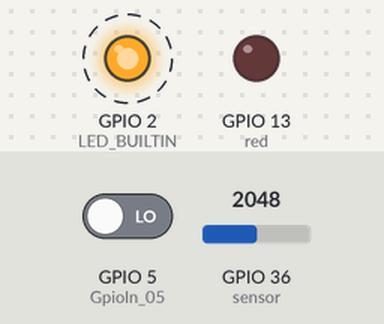
A sketch run on a simulated ESP32. On the bench: output pins drawn as LEDs (lit = HIGH). Dashed ring = blinking. Inputs (shaded band) come from the test bench; at power-on: GPIO 5 (GpioIn_05) LOW, GPIO 36 (sensor) = 2048. What the sketch prints to the serial monitor is not drawn.

Above: at 1.2 s.
1.3 s: GPIO 5 (GpioIn_05) driven HIGH
At 2.1 s:
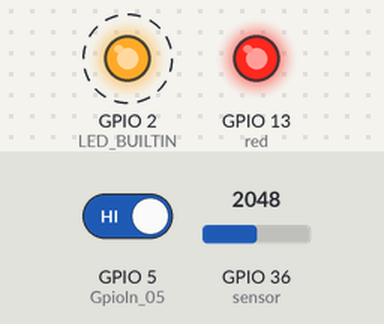
4.3 s: GPIO 5 (GpioIn_05) driven LOW
At 5.2 s:
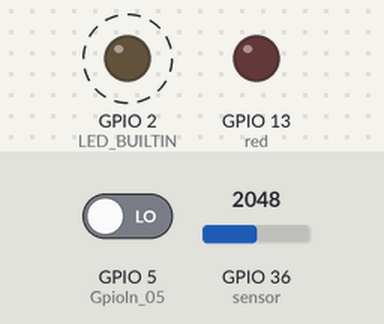
8.8 s: GPIO 5 (GpioIn_05) driven HIGH
At 9.9 s:
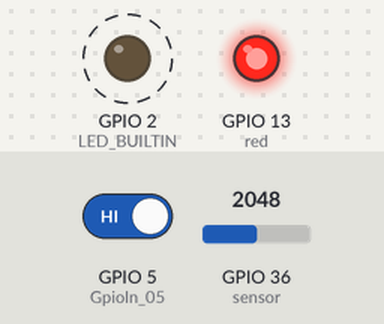
11.8 s: GPIO 5 (GpioIn_05) driven LOW
At 15.4 s:
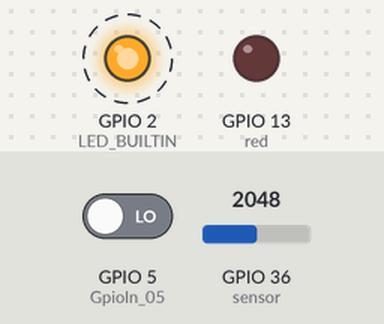
Timing chart, 0 to 15.8 s (numbered marks = the images above; inputs shaded):
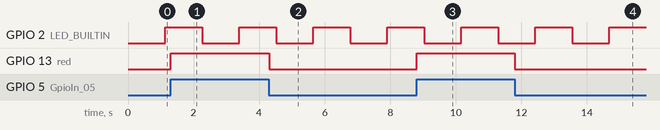

Measured:
- after the input at 1.3 s, GPIO 13 (red): LOW → HIGH at once
- after the input at 4.3 s, GPIO 13 (red): HIGH → LOW at once
- after the input at 8.8 s, GPIO 13 (red): LOW → HIGH at once
- after the input at 11.8 s, GPIO 13 (red): HIGH → LOW at once
- by itself, GPIO 2 (LED_BUILTIN): alternates HIGH for 1.1 s and LOW for 1.1 s

The sketch:

code_esp32.ino
```cpp
#include <Arduino.h>
#include "variables.h"
#include "defines.h"


// ESP32 Setup
void setup()
{
  // put your setup code here, to run once:
  initTimer();  // Timer Interrupt
  initIO();

  Serial.begin(9600);
}


// ESP32 MainLoop
void loop()
{
  // put your main code here, to run repeatedly:

  Serial.println(val01);
  delay(100);
}


void task100u()
{
  val01 = analogRead(sensor);
  // test_pwm_rise();
  // test_pwm_rise_fall();
}


void task1m()
{
  test_Gpio();

}


void task1s()
{
  blink();

}
```

defines.h
```cpp
/***********************/
/* defines.h */
/***********************/

// initialize.ino
void initIO();
void initTimer();
void ARDUINO_ISR_ATTR onTimer();


// process.ino
void task100u();
void task1m();
void task1s();
void blink();
void test_Gpio();
```

initialize.ino
```cpp
/***********************/
/* initialize.ino */
/***********************/

// Timer Function -----
void initTimer()
{
  timer = timerBegin(1000000);           // Set timer frequency to 1Mhz
  timerAttachInterrupt(timer, &onTimer); // Attach onTimer function to our timer.
  timerAlarm(timer, s100usec, true, 0);  // onTimer function every second (value in usec). ISR period! basic 1000000 = 1sec
}


// Timer Function -----
void ARDUINO_ISR_ATTR onTimer()
{
  static int countN_1sec = 0, countN_1msec = 0;

  // task 100usec
  task100u();


  // task 1m sec
  if(countN_1msec > 10)
  {
    task1m();
    countN_1msec = 0;
  }
  else
  {

  }
  countN_1msec++;


  // task 1 sec
  if(countN_1sec > 10000)
  {
    task1s();
    countN_1sec = 0;
  }
  else
  {

  }
  countN_1sec++;

}


void initIO()
{
  pinMode(LED_BUILTIN, OUTPUT);
  pinMode(red, OUTPUT);
  pinMode(GpioIn_05, INPUT);
  pinMode(sensor, INPUT);


}
```

process.ino
```cpp
/***********************/
/* process.ino */
/***********************/


void blink()
{
  static int i = 1;
  digitalWrite(LED_BUILTIN, i);  // Turn the RGB LED white
  i ^= 1;
}


void test_Gpio()
{
  button = digitalRead(GpioIn_05);

  if(button == 1)
  {
    digitalWrite(red, HIGH);
  }
  else
  {
    digitalWrite(red, LOW);
  }
}
```

variables.h
```cpp
/***********************/
/* variables.h */
/***********************/

#define LED_BUILTIN  2
int red = 13;
int green = 14;
int yellow = 12;
int GpioIn_05 = 5;
int button = 0;

int sensor = 36;
int val01 = 0;


// Timer Function -----
#define s100usec 100
hw_timer_t *timer = NULL;
```
